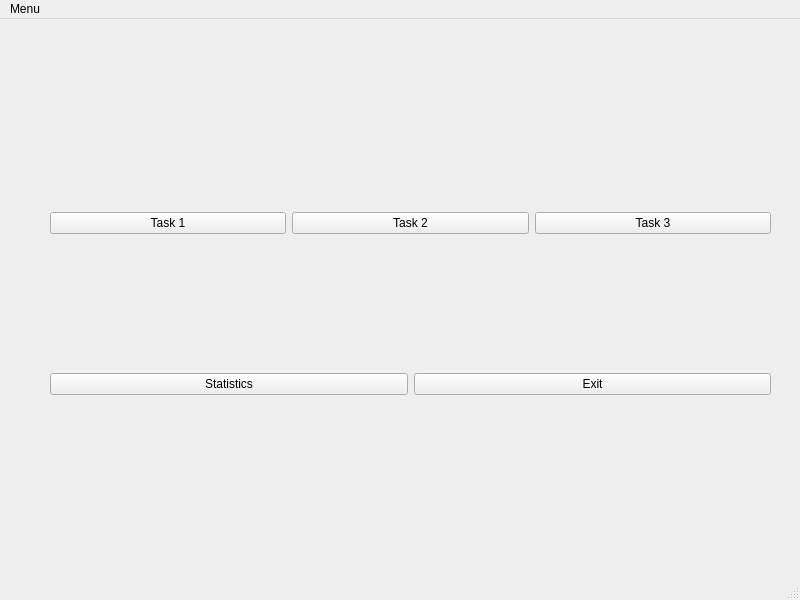
<?xml version="1.0" encoding="UTF-8"?>
<ui version="4.0">
 <class>MainWindow</class>
 <widget class="QMainWindow" name="MainWindow">
  <property name="geometry">
   <rect>
    <x>0</x>
    <y>0</y>
    <width>800</width>
    <height>600</height>
   </rect>
  </property>
  <property name="windowTitle">
   <string>MainWindow</string>
  </property>
  <widget class="QWidget" name="centralwidget">
   <widget class="QWidget" name="verticalLayoutWidget">
    <property name="geometry">
     <rect>
      <x>50</x>
      <y>60</y>
      <width>721</width>
      <height>451</height>
     </rect>
    </property>
    <layout class="QVBoxLayout" name="verticalLayout">
     <item>
      <layout class="QHBoxLayout" name="horizontalLayout">
       <item>
        <widget class="QPushButton" name="pushButton_Task1">
         <property name="text">
          <string>Task 1</string>
         </property>
        </widget>
       </item>
       <item>
        <widget class="QPushButton" name="pushButton_Task2">
         <property name="text">
          <string>Task 2</string>
         </property>
        </widget>
       </item>
       <item>
        <widget class="QPushButton" name="pushButton_Task3">
         <property name="text">
          <string>Task 3</string>
         </property>
        </widget>
       </item>
      </layout>
     </item>
     <item>
      <layout class="QHBoxLayout" name="horizontalLayout_2">
       <item>
        <widget class="QPushButton" name="pushButton_Stat">
         <property name="text">
          <string>Statistics</string>
         </property>
        </widget>
       </item>
       <item>
        <widget class="QPushButton" name="pushButton_Exit">
         <property name="text">
          <string>Exit</string>
         </property>
        </widget>
       </item>
      </layout>
     </item>
    </layout>
   </widget>
  </widget>
  <widget class="QMenuBar" name="menubar">
   <property name="geometry">
    <rect>
     <x>0</x>
     <y>0</y>
     <width>800</width>
     <height>26</height>
    </rect>
   </property>
   <widget class="QMenu" name="menuMenu">
    <property name="title">
     <string>Menu</string>
    </property>
    <addaction name="actionTask1"/>
    <addaction name="actionTask2"/>
    <addaction name="actionTask3"/>
    <addaction name="separator"/>
    <addaction name="actionExit"/>
   </widget>
   <addaction name="menuMenu"/>
  </widget>
  <widget class="QStatusBar" name="statusbar"/>
  <action name="actionTask1">
   <property name="text">
    <string>Task1</string>
   </property>
  </action>
  <action name="actionTask2">
   <property name="text">
    <string>Task2</string>
   </property>
  </action>
  <action name="actionTask3">
   <property name="text">
    <string>Task3</string>
   </property>
  </action>
  <action name="actionExit">
   <property name="text">
    <string>Exit</string>
   </property>
  </action>
 </widget>
 <resources/>
 <connections/>
</ui>
